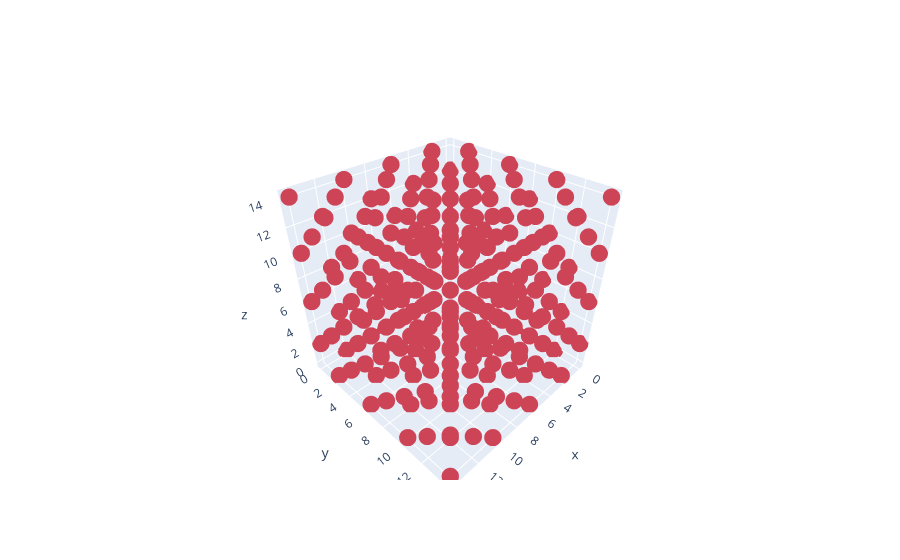

Notebook code cell kept with this figure:
### Code cell
XGChi0.Supercell_Vis(A, B, C, ngkpt, natom, xred)

### Figure 1 — Plotly figure (JSON) as saved in the notebook; plotly's stock layout.template omitted (floating-point values rounded to 4 significant figures; data arrays with more than 128 entries replaced by an {"elided": "..."} marker saying what was removed)
{"data": [{"marker": {"color": {"elided": "256 int values"}, "colorscale": [[0, "rgb(253, 237, 176)"], [0.09091, "rgb(250, 205, 145)"], [0.1818, "rgb(246, 173, 119)"], [0.2727, "rgb(240, 142, 98)"], [0.3636, "rgb(231, 109, 84)"], [0.4545, "rgb(216, 80, 83)"], [0.5455, "rgb(195, 56, 90)"], [0.6364, "rgb(168, 40, 96)"], [0.7273, "rgb(138, 29, 99)"], [0.8182, "rgb(107, 24, 93)"], [0.9091, "rgb(76, 21, 80)"], [1, "rgb(47, 15, 61)"]], "size": 6}, "mode": "markers", "type": "scatter3d", "x": {"elided": "256 float values"}, "y": {"elided": "256 float values"}, "z": {"elided": "256 float values"}}], "layout": {}}
